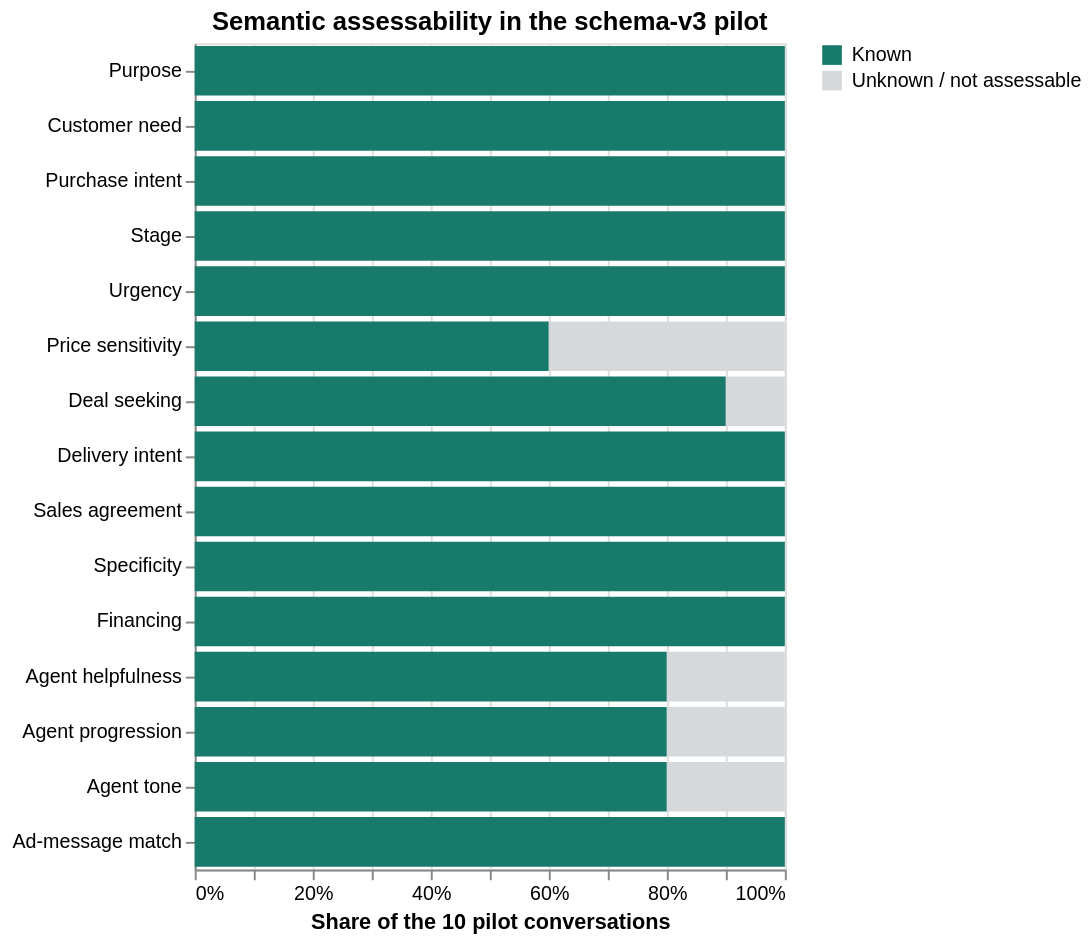

Write notebook code for a chart like this one.
### Markdown cell above
## 2E. Known Versus Unknown Evidence

Coverage answers a different question from performance:

- **Known:** the conversation contained enough evidence to assign a value.
- **Unknown/not assessable:** the evidence was absent or insufficient.

A signal with low known coverage should not be turned into a campaign percentage
without displaying its assessable denominator.

### Code cell
coverage_fields = {
    "Purpose": "purpose",
    "Customer need": "customer_need",
    "Purchase intent": "purchase_intent",
    "Stage": "stage",
    "Urgency": "urgency",
    "Price sensitivity": "price_sensitivity",
    "Deal seeking": "deal_seeking",
    "Delivery intent": "delivery_intent",
    "Sales agreement": "sales_agreement",
    "Specificity": "specificity",
    "Financing": "financing",
    "Agent helpfulness": "agent_helpfulness",
    "Agent progression": "agent_progression",
    "Agent tone": "agent_tone_quality",
    "Ad-message match": "ad_message_match",
}
unknown_values = {"unknown", "not_assessable", "", None}
coverage_rows = []
for label, column in coverage_fields.items():
    for value in pilot[column]:
        status = (
            "Unknown / not assessable"
            if pd.isna(value) or value in unknown_values
            else "Known"
        )
        coverage_rows.append({"signal": label, "status": status})
coverage = (
    pd.DataFrame(coverage_rows)
    .groupby(["signal", "status"], as_index=False)
    .size()
    .rename(columns={"size": "conversations"})
)
coverage["share"] = coverage["conversations"] / len(pilot)

coverage_chart = (
    alt.Chart(coverage)
    .mark_bar()
    .encode(
        y=alt.Y(
            "signal:N",
            sort=list(coverage_fields),
            title=None,
        ),
        x=alt.X(
            "conversations:Q",
            stack="normalize",
            axis=alt.Axis(format="%"),
            title="Share of the 10 pilot conversations",
        ),
        color=alt.Color(
            "status:N",
            scale=alt.Scale(
                domain=["Known", "Unknown / not assessable"],
                range=["#187a6b", "#d6d9dc"],
            ),
            title=None,
        ),
        tooltip=[
            alt.Tooltip("signal:N"),
            alt.Tooltip("status:N"),
            alt.Tooltip("conversations:Q"),
            alt.Tooltip("share:Q", format=".0%"),
        ],
    )
    .properties(height=420, title="Semantic assessability in the schema-v3 pilot")
)
display(coverage_chart)

### Figure 1 — Vega-Lite specification as saved in the notebook (floating-point values rounded to 4 significant figures)
{"config": {"view": {"continuousWidth": 300, "continuousHeight": 300}}, "data": {"name": "data-ccdef1859e60f3a739c6005348eb681a"}, "mark": {"type": "bar"}, "encoding": {"color": {"field": "status", "scale": {"domain": ["Known", "Unknown / not assessable"], "range": ["#187a6b", "#d6d9dc"]}, "title": null, "type": "nominal"}, "tooltip": [{"field": "signal", "type": "nominal"}, {"field": "status", "type": "nominal"}, {"field": "conversations", "type": "quantitative"}, {"field": "share", "format": ".0%", "type": "quantitative"}], "x": {"axis": {"format": "%"}, "field": "conversations", "stack": "normalize", "title": "Share of the 10 pilot conversations", "type": "quantitative"}, "y": {"field": "signal", "sort": ["Purpose", "Customer need", "Purchase intent", "Stage", "Urgency", "Price sensitivity", "Deal seeking", "Delivery intent", "Sales agreement", "Specificity", "Financing", "Agent helpfulness", "Agent progression", "Agent tone", "Ad-message match"], "title": null, "type": "nominal"}}, "height": 420, "title": "Semantic assessability in the schema-v3 pilot", "$schema": "https://vega.github.io/schema/vega-lite/v5.20.1.json", "datasets": {"data-ccdef1859e60f3a739c6005348eb681a": [{"signal": "Ad-message match", "status": "Known", "conversations": 10, "share": 1.0}, {"signal": "Agent helpfulness", "status": "Known", "conversations": 8, "share": 0.8}, {"signal": "Agent helpfulness", "status": "Unknown / not assessable", "conversations": 2, "share": 0.2}, {"signal": "Agent progression", "status": "Known", "conversations": 8, "share": 0.8}, {"signal": "Agent progression", "status": "Unknown / not assessable", "conversations": 2, "share": 0.2}, {"signal": "Agent tone", "status": "Known", "conversations": 8, "share": 0.8}, {"signal": "Agent tone", "status": "Unknown / not assessable", "conversations": 2, "share": 0.2}, {"signal": "Customer need", "status": "Known", "conversations": 10, "share": 1.0}, {"signal": "Deal seeking", "status": "Known", "conversations": 9, "share": 0.9}, {"signal": "Deal seeking", "status": "Unknown / not assessable", "conversations": 1, "share": 0.1}, {"signal": "Delivery intent", "status": "Known", "conversations": 10, "share": 1.0}, {"signal": "Financing", "status": "Known", "conversations": 10, "share": 1.0}, {"signal": "Price sensitivity", "status": "Known", "conversations": 6, "share": 0.6}, {"signal": "Price sensitivity", "status": "Unknown / not assessable", "conversations": 4, "share": 0.4}, {"signal": "Purchase intent", "status": "Known", "conversations": 10, "share": 1.0}, {"signal": "Purpose", "status": "Known", "conversations": 10, "share": 1.0}, {"signal": "Sales agreement", "status": "Known", "conversations": 10, "share": 1.0}, {"signal": "Specificity", "status": "Known", "conversations": 10, "share": 1.0}, {"signal": "Stage", "status": "Known", "conversations": 10, "share": 1.0}, {"signal": "Urgency", "status": "Known", "conversations": 10, "share": 1.0}]}}
